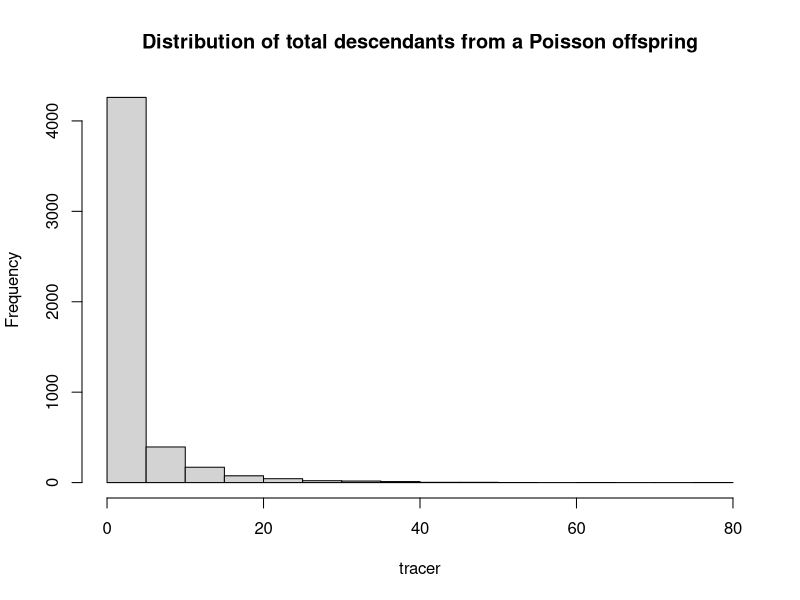

Write R code to recreate this figure.
# ---- This is a part of probability theory regarding extinction probabilities



# Branching processes serves well to model reproduction, population growth etcetera
# If you know about random forests and tree based algorithms, then this should be intuitive to you



# - If we have a population of individuals where each produces
# - a random number of children (independently from eachother) which follows some probability distribution
# - Such that an individual has m children with probability q_m for m >= 0, independent of other individuals.
# - Now call m the offspring distribution
# - For each generation, the population grows or declines
# - Have D to be the number of individuals of the z:th generation for z >= 0
# - Declare D_0 = 1 such that the population starts with 1 individual
# - Now we have a branching process for the sequence D_0, D_1, ..., D_z


# Since the number of individuals only depends on the previous generation
# and the number of their offspring this makes a branching process a Markov chain


# Start with a Uniform offspring U~[0, 6]

stochastic_branching = function(z){
  
  r = c(1, rep(0, z))
  
  for(j in 2:(z+1)){
    
    r[j] = sum(sample(0:6, r[j-1], replace = TRUE))
    
  }
  
  return(r)
  
}

n_sim = 50000

trace1 = rep(0, n_sim)
trace2 = rep(0, n_sim)

for(u in 1:n_sim){
  limbs = stochastic_branching(9)
  
  trace1[u] = if(limbs[7] == 0){   # Probability that the process goes extinct by the 6th generation
    1
  } else{
    0
  }
  
  trace2[u] = if(limbs[10] == 0){   # Used for later, extinction probability by 9th generation
    1
  } else{
    0
  }
}



mean(trace1) 
mean(trace2)


prob_gen_func = function(v){
  (1/7) * (1 + v + v**2 + v**3 + v**4 + v**5 + v**6)
}

prob_gen_func(    # Numerical solver via probability generating function
  prob_gen_func(
    prob_gen_func(
      prob_gen_func(
        prob_gen_func(
          prob_gen_func(0)
        )
      )
    )
  )
) -> nsolver


# Should be approx. 0  between simulating a branching process vs. numerical solution
mean(nsolver - trace1)




# - What if we had a Poisson offspring with lambda = 0.7, what would the total descendants be
# - and how would the first and second moments look like from its distribution?

stochastic_poisson_branch = function(r, lambda){
  u = c(1, rep(0, r))
  
  for(k in 2:(r+1)){
    
    u[k] = sum(rpois(u[k-1], lambda))
    
    
  }
  
  return(u)
  
}


n_gen = 5000

# Let us say that extinction happens by 30th gen

tracer = replicate(n_gen, sum(stochastic_poisson_branch(30, 0.7)))


mean(tracer); var(tracer); sd(tracer)

# Moments of the total progeny distribution 
paste("Average descendants:", round(mean(tracer), 2), "--", "Variance descendants:", 
      round(var(tracer), 2), "--", "Standard deviation descendants:", round(sd(tracer), 2))

hist(tracer, main = "Distribution of total descendants from a Poisson offspring")

